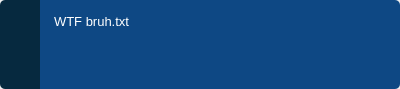
<?xml version="1.0" encoding="UTF-8"?>
<ui version="4.0">
 <class>Form</class>
 <widget class="QWidget" name="Form">
  <property name="geometry">
   <rect>
    <x>0</x>
    <y>0</y>
    <width>400</width>
    <height>89</height>
   </rect>
  </property>
  <layout class="QVBoxLayout" name="verticalLayout">
   <property name="spacing">
    <number>0</number>
   </property>
   <property name="leftMargin">
    <number>0</number>
   </property>
   <property name="topMargin">
    <number>0</number>
   </property>
   <property name="rightMargin">
    <number>0</number>
   </property>
   <property name="bottomMargin">
    <number>0</number>
   </property>
   <item>
    <widget class="QWidget" name="widget" native="true">
     <property name="cursor">
      <cursorShape>PointingHandCursor</cursorShape>
     </property>
     <property name="styleSheet">
      <string notr="true"/>
     </property>
     <layout class="QHBoxLayout" name="horizontalLayout">
      <property name="spacing">
       <number>0</number>
      </property>
      <property name="leftMargin">
       <number>0</number>
      </property>
      <property name="topMargin">
       <number>0</number>
      </property>
      <property name="rightMargin">
       <number>0</number>
      </property>
      <property name="bottomMargin">
       <number>0</number>
      </property>
      <item>
       <widget class="QLabel" name="label">
        <property name="minimumSize">
         <size>
          <width>40</width>
          <height>0</height>
         </size>
        </property>
        <property name="maximumSize">
         <size>
          <width>40</width>
          <height>16777215</height>
         </size>
        </property>
        <property name="styleSheet">
         <string notr="true">background: #06293f; border-radius: 0; border-top-left-radius: 5px;  border-bottom-left-radius: 5px;</string>
        </property>
        <property name="pixmap">
         <pixmap resource="C:/Users/moral/Desktop/Resources/Resources.qrc">:/icons/clip_huge.png</pixmap>
        </property>
        <property name="alignment">
         <set>Qt::AlignCenter</set>
        </property>
       </widget>
      </item>
      <item>
       <widget class="QTextEdit" name="textEdit">
        <property name="cursor" stdset="0">
         <cursorShape>PointingHandCursor</cursorShape>
        </property>
        <property name="styleSheet">
         <string notr="true">border-top-right-radius: 5px;  border-bottom-right-radius: 5px; background-color: #0e4884; padding: 10px; color: white;</string>
        </property>
        <property name="frameShape">
         <enum>QFrame::NoFrame</enum>
        </property>
        <property name="verticalScrollBarPolicy">
         <enum>Qt::ScrollBarAlwaysOff</enum>
        </property>
        <property name="horizontalScrollBarPolicy">
         <enum>Qt::ScrollBarAlwaysOff</enum>
        </property>
        <property name="sizeAdjustPolicy">
         <enum>QAbstractScrollArea::AdjustToContents</enum>
        </property>
        <property name="undoRedoEnabled">
         <bool>true</bool>
        </property>
        <property name="readOnly">
         <bool>true</bool>
        </property>
        <property name="html">
         <string>&lt;!DOCTYPE HTML PUBLIC &quot;-//W3C//DTD HTML 4.0//EN&quot; &quot;http://www.w3.org/TR/REC-html40/strict.dtd&quot;&gt;
&lt;html&gt;&lt;head&gt;&lt;meta name=&quot;qrichtext&quot; content=&quot;1&quot; /&gt;&lt;style type=&quot;text/css&quot;&gt;
p, li { white-space: pre-wrap; }
&lt;/style&gt;&lt;/head&gt;&lt;body style=&quot; font-family:'MS Shell Dlg 2'; font-size:8.25pt; font-weight:400; font-style:normal;&quot;&gt;
&lt;p style=&quot; margin-top:0px; margin-bottom:0px; margin-left:0px; margin-right:0px; -qt-block-indent:0; text-indent:0px;&quot;&gt;&lt;span style=&quot; font-size:10pt;&quot;&gt;WTF bruh.txt&lt;/span&gt;&lt;/p&gt;&lt;/body&gt;&lt;/html&gt;</string>
        </property>
       </widget>
      </item>
     </layout>
    </widget>
   </item>
  </layout>
 </widget>
 <resources>
  <include location="C:/Users/moral/Desktop/Resources/Resources.qrc"/>
 </resources>
 <connections/>
</ui>
